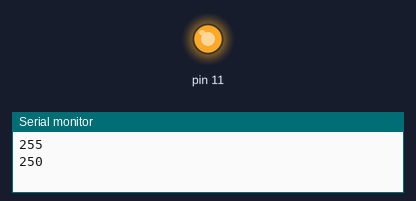
This sketch was run on a simulated Arduino Uno, built with avr-gcc and run on an emulated ATmega328P. Shown: output pins drawn as LEDs (lit = HIGH), the last lines printed to the serial monitor.

Above: at 0.05 s.
At 0.95 s:
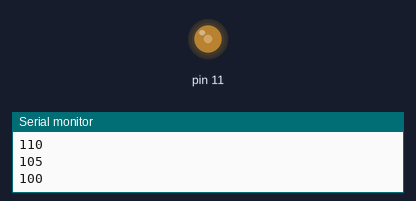
At 1.55 s:
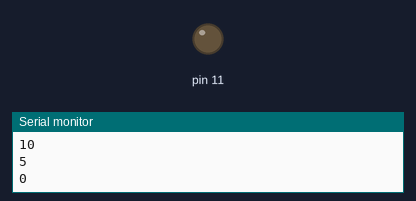
At 2.8 s:
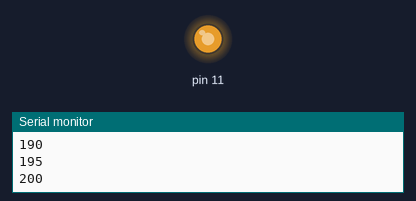
Timing chart, 0 to 7.2 s (numbered marks = the images above):
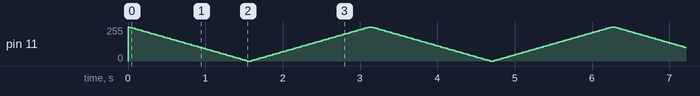

The sketch:

Fade.ino
```cpp
void setup() {
  // put your setup code here, to run once:
  pinMode(11,OUTPUT);
  Serial.begin(9600);

}

void loop() {
  // put your main code here, to run repeatedly:
  for(int brightness = 255; brightness >= 0; brightness -= 5){
    Serial.println(brightness);
    analogWrite(11, brightness);
    delay(30);
  }
  for(int brightness = 0; brightness <= 255; brightness += 5){
    Serial.println(brightness);
    analogWrite(11, brightness);
    delay(30);
  }
}
```
